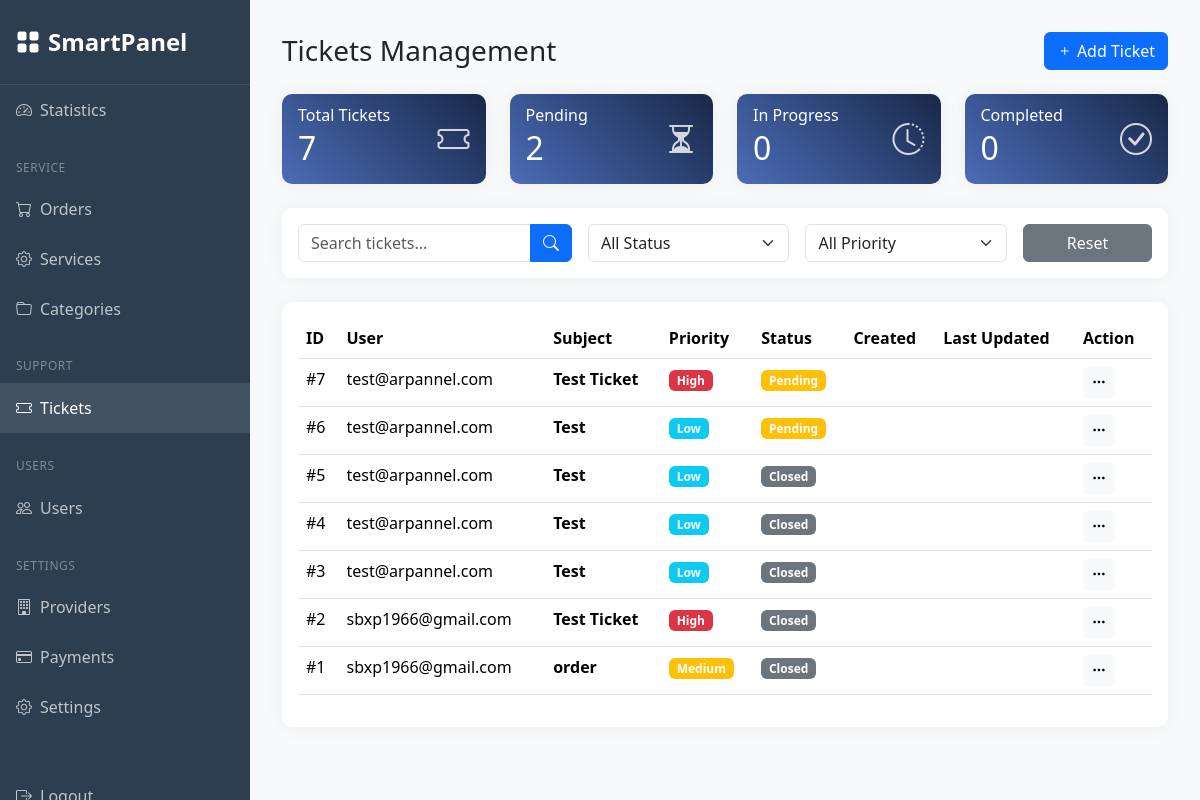
/manager/tickets/ (signed in), run on the app's committed database.
### user_dashboard/models.py (models this page shows, shortened)
class Ticket(models.Model):
    STATUS_CHOICES = [
        ('pending', 'Pending'),
        ('in_progress', 'In Progress'),
        ('completed', 'Completed'),
        ('closed', 'Closed'),
    ]
    PRIORITY_CHOICES = [
        ('low', 'Low'),
        ('medium', 'Medium'),
        ('high', 'High'),
    ]
    user = models.ForeignKey(User, on_delete=models.CASCADE, related_name='tickets')
    subject = models.CharField(max_length=200)
    description = models.TextField()
    status = models.CharField(max_length=20, choices=STATUS_CHOICES, default='pending')
    priority = models.CharField(max_length=20, choices=PRIORITY_CHOICES, default='medium')
    created = models.DateTimeField(auto_now_add=True)
    changed = models.DateTimeField(auto_now=True)
    unread = models.BooleanField(default=True)
    uid = models.IntegerField(null=True, blank=True)
    ids = models.CharField(max_length=255, null=True, blank=True)
    class Meta:
        ordering = ['-created']
        db_table = 'tickets'

### authentication/models.py (models this page shows, shortened)
class User(AbstractUser):
    phone_number = models.CharField(max_length=15, blank=True, null=True)
    profile_picture = models.ImageField(upload_to='profile_pictures/', null=True, blank=True)
    balance = models.DecimalField(max_digits=10, decimal_places=2, default=0.00)
    timezone = models.CharField(max_length=50, null=True, blank=True)
    phone = models.CharField(max_length=20, null=True, blank=True)
    address = models.TextField(null=True, blank=True)
    city = models.CharField(max_length=100, null=True, blank=True)
    website = models.URLField(null=True, blank=True)
    skype = models.CharField(max_length=50, null=True, blank=True)
    whatsapp = models.CharField(max_length=20, null=True, blank=True)
    api_key = models.CharField(max_length=64, null=True, blank=True)

### managerdashboard/views.py (the view)
# urls.py: path('tickets/', views.tickets, name='tickets'),
@permission_required('authentication.is_manager', login_url='manager_login')
def tickets(request):
    search_query = request.GET.get('search', '')
    status_filter = request.GET.get('status', '')
    priority_filter = request.GET.get('priority', '')
    tickets = Ticket.objects.all().order_by('-created')
    all_users = User.objects.filter(is_active=True).order_by('email')
    if search_query:
        tickets = tickets.filter(
            Q(subject__icontains=search_query) |
            Q(user__email__icontains=search_query)
        )
    if status_filter:
        tickets = tickets.filter(status=status_filter)
    if priority_filter:
        tickets = tickets.filter(priority=priority_filter)
    total_tickets = tickets.count()
    pending_tickets = tickets.filter(status='pending').count()
    in_progress_tickets = tickets.filter(status='in_progress').count()
    completed_tickets = tickets.filter(status='completed').count()
    paginator = Paginator(tickets, 10)  # Show 10 tickets per page
    page_number = request.GET.get('page')
    tickets_page = paginator.get_page(page_number)
    context = {
        'active_tab': 'tickets',
        'tickets': tickets_page,
        'total_tickets': total_tickets,
        'pending_tickets': pending_tickets,
        'in_progress_tickets': in_progress_tickets,
        'completed_tickets': completed_tickets,
        'search_query': search_query,
        'status_filter': status_filter,
        'priority_filter': priority_filter,
        'all_users': all_users,
    }
    return render(request, 'managerdashboard/tickets.html', context)

### templates/managerdashboard/tickets.html (shortened to what this page needs)
{% extends 'managerdashboard/base_dashboard.html' %}
{% load static %}
{% block dashboard_content %}
<div class="container-fluid p-0">
    <div class="d-flex justify-content-between align-items-center mb-4">
        <h1 class="h3 mb-0">Tickets Management</h1>
        <div class="d-flex gap-2">
            <button class="btn btn-primary" data-bs-toggle="modal" data-bs-target="#addTicketModal">
                <i class="bi bi-plus"></i> Add Ticket
            </button>
        </div>
    </div>
    <div class="row g-4 mb-4">
        <div class="col-md-3">
            <div class="card stats-card h-100">
                <div class="card-body">
                    <div class="d-flex justify-content-between align-items-center">
                        <div>
                            <h6 class="card-subtitle mb-1">Total Tickets</h6>
                            <h2 class="card-title mb-0">{{ total_tickets }}</h2>
                        </div>
                        <div class="stats-icon">
                            <i class="bi bi-ticket"></i>
                        </div>
                    </div>
                </div>
            </div>
        </div>
        <div class="col-md-3">
            <div class="card stats-card h-100">
                <div class="card-body">
                    <div class="d-flex justify-content-between align-items-center">
                        <div>
                            <h6 class="card-subtitle mb-1">Pending</h6>
                            <h2 class="card-title mb-0">{{ pending_tickets }}</h2>
                        </div>
                        <div class="stats-icon">
                            <i class="bi bi-hourglass-split"></i>
                        </div>
                    </div>
                </div>
            </div>
        </div>
        <div class="col-md-3">
            <div class="card stats-card h-100">
                <div class="card-body">
                    <div class="d-flex justify-content-between align-items-center">
                        <div>
                            <h6 class="card-subtitle mb-1">In Progress</h6>
                            <h2 class="card-title mb-0">{{ in_progress_tickets }}</h2>
                        </div>
                        <div class="stats-icon">
                            <i class="bi bi-clock-history"></i>
                        </div>
                    </div>
                </div>
            </div>
        </div>
        <div class="col-md-3">
            <div class="card stats-card h-100">
                <div class="card-body">
                    <div class="d-flex justify-content-between align-items-center">
                        <div>
                            <h6 class="card-subtitle mb-1">Completed</h6>
                            <h2 class="card-title mb-0">{{ completed_tickets }}</h2>
                        </div>
                        <div class="stats-icon">
                            <i class="bi bi-check-circle"></i>
                        </div>
                    </div>
                </div>
            </div>
        </div>
    </div>
    <div class="card mb-4">
        <div class="card-body">
            <form method="GET" class="row g-3">
                <div class="col-md-4">
                    <div class="input-group">
                        <input type="text" class="form-control" name="search"
                               placeholder="Search tickets..."
                               value="{{ search_query }}">
                        <button class="btn btn-primary" type="submit">
                            <i class="bi bi-search"></i>
                        </button>
                    </div>
                </div>
                <div class="col-md-3">
                    <select class="form-select" name="status" onchange="this.form.submit()">
                        <option value="" {% if not status_filter %}selected{% endif %}>All Status</option>
                    </select>
                </div>
                <div class="col-md-3">
                    <select class="form-select" name="priority" onchange="this.form.submit()">
                        <option value="" {% if not priority_filter %}selected{% endif %}>All Priority</option>
                    </select>
                </div>
                <div class="col-md-2">
                    <a href="{% url 'managerdashboard:tickets' %}" class="btn btn-secondary w-100">Reset</a>
                </div>
            </form>
        </div>
    </div>
    <div class="card">
        <div class="card-body">
            <div class="table-responsive">
                <table class="table table-hover">
                    <thead>
                        <tr>
                            <th>ID</th>
                            <th>User</th>
                            <th>Subject</th>
                            <th>Priority</th>
                            <th>Status</th>
                            <th>Created</th>
                            <th>Last Updated</th>
                            <th>Action</th>
                        </tr>
                    </thead>
                    <tbody>
                        {% for ticket in tickets %}
                        <tr>
                            <td>#{{ ticket.id }}</td>
                            <td>{{ ticket.user.email }}</td>
                            <td>
                                <span class="{% if ticket.unread %}fw-bold{% endif %}">
                                    {{ ticket.subject }}
                                </span>
                            </td>
                            <td>
                                <span class="badge bg-{% if ticket.priority == 'high' %}danger{% elif ticket.priority == 'medium' %}warning{% else %}info{% endif %}">
                                    {{ ticket.priority|title }}
                                </span>
                            </td>
                            <td>
                                <span class="badge bg-{% if ticket.status == 'pending' %}warning{% elif ticket.status == 'in_progress' %}info{% elif ticket.status == 'completed' %}success{% else %}secondary{% endif %}">
                                    {{ ticket.status|title }}
                                </span>
                            </td>
                            <td>{{ ticket.created_at|date:"Y-m-d H:i" }}</td>
                            <td>{{ ticket.updated_at|date:"Y-m-d H:i" }}</td>
                            <td>
                                <div class="dropdown">
                                    <button class="btn btn-light btn-sm" type="button" data-bs-toggle="dropdown">
                                        <i class="bi bi-three-dots"></i>
                                    </button>
                                </div>
                            </td>
                        </tr>
                        {% endfor %}
                    </tbody>
                </table>
            </div>
        </div>
    </div>
</div>
{% endblock dashboard_content %}

### static/css/style.css (style rules this page uses)
.table-responsive { overflow: visible !important; }
.dropdown { position: static !important; }
.table td { position: relative !important; }
.card { overflow: visible !important; }

### templates/managerdashboard/base_dashboard.html (style rules this page uses)
:root { --sidebar-width: 250px; }
body { background-color: #f8f9fa; }
.card { border: none; box-shadow: 0 0 20px rgba(0,0,0,0.05); border-radius: 10px; }
.stats-card { background: linear-gradient(45deg, #4b6cb7, #182848); color: white; }
.stats-icon { font-size: 2rem; opacity: 0.8; }

### data on the page
Ticket: id "7", user.email "test@arpannel.com", subject "Test Ticket", priority "High", status "Pending"
Ticket: id "6", user.email "test@arpannel.com", subject "Test", priority "Low", status "Pending"
Ticket: id "5", user.email "test@arpannel.com", subject "Test", priority "Low", status "Closed"
Ticket: id "4", user.email "test@arpannel.com", subject "Test", priority "Low", status "Closed"
Ticket: id "3", user.email "test@arpannel.com", subject "Test", priority "Low", status "Closed"
Ticket: id "2", user.email "sbxp1966@gmail.com", subject "Test Ticket", priority "High", status "Closed"
Ticket: id "1", user.email "sbxp1966@gmail.com", subject "order", priority "Medium", status "Closed"

### other printed values
{{ total_tickets }} "7"
{{ pending_tickets }} "2"
{{ in_progress_tickets }} "0"
{{ completed_tickets }} "0"
